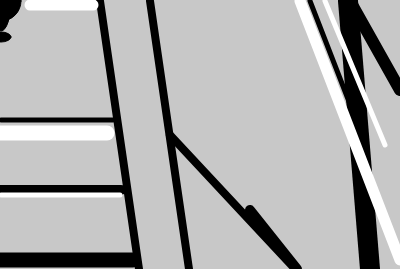
Frame 1 (no input)
Frame 60 (no input): identical to frame 1, image omitted
Frame 120 (the mouse pressed at the canvas centre since frame 60): identical to frame 1, image omitted

The p5.js sketch that drew this single still picture (run headless with seeded random() and noise() and a simulated clock; from frame 60 on, the mouse is pressed at the canvas centre):

// p5.js sketch
// ── sketch.js
function setup() {
createCanvas(400,269)
background(200)
fill(0)
ellipse(1,1,40,40) 
ellipse(1,1,20,60)
ellipse(1,37,20,10)
strokeWeight(8)
line(100,1,139,269)
line(150,1,189,269)
line(170,135,295,269)
strokeWeight(10)
line(250,210,297,269)
line(1,190,121,190)
strokeWeight(5)
line(1,120,113,120)
strokeWeight(15)
line(1,260,133,260)
strokeWeight(12)
line(350,1,400,90)
strokeWeight(20)
line(348,1,370,269)
strokeWeight(5)
line(310,1,360,130)
stroke(300)
line(325,1,385,145)
strokeWeight(11)
line(300,1,400,260)
line(30,5,93,5)
strokeWeight(15)
line(1,133,107,133)
strokeWeight(5)
line(1,195,120,195)
  }
  
  function draw() {
    // Put things you want to over and over here. 
  }
